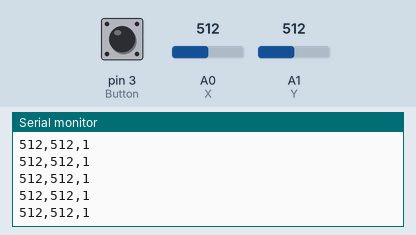
Recording of a sketch running on a simulated Arduino Uno, built with avr-gcc and run on an emulated ATmega328P. Parts: the last lines printed to the serial monitor. Inputs (shaded band) come from the test bench; at power-on: A0 (X) = 512, A1 (Y) = 512, pin 3 (Button) HIGH.

Above: at 1.2 s.
1.3 s: A0 (X) set to 716
At 1.31 s:
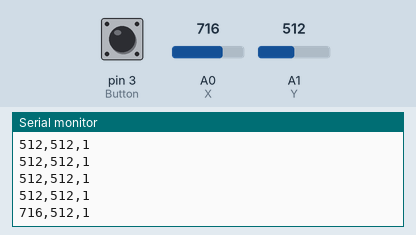
2.8 s: A1 (Y) set to 716
At 2.82 s:
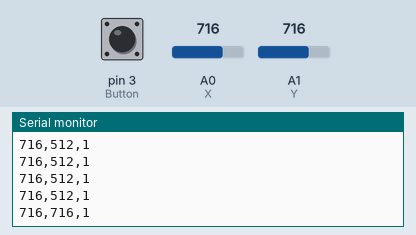
4.3 s: pin 3 (Button) pulled LOW for 0.15 s
At 4.33 s:
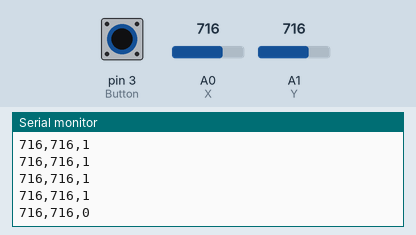
5.9 s: A0 (X) set to 900
At 5.94 s:
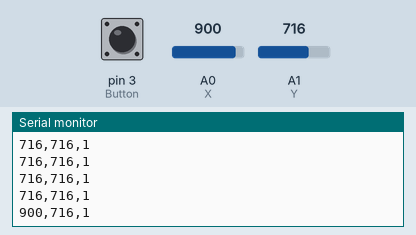
7.4 s: pin 3 (Button) pulled LOW for 1 s
At 7.45 s:
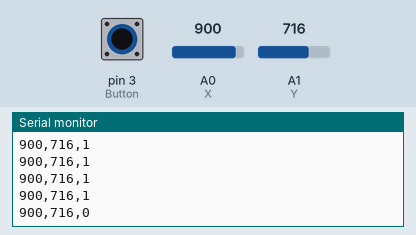
9.9 s: A1 (Y) set to 0
At 9.97 s:
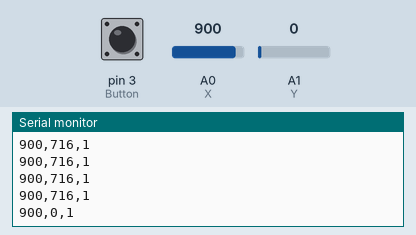
Timing chart, 0 to 12.9 s (numbered marks = the images above; inputs shaded):
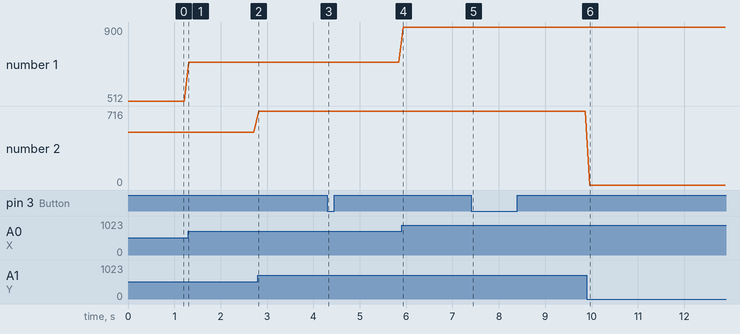

Measured:
- after the input at 1.3 s, the serial monitor: prints a new line at once (image 1)
- after the input at 2.8 s, the serial monitor: prints a new line at once (image 2)
- after the input at 4.3 s, the serial monitor: prints a new line at once (image 3)
- after the input at 5.9 s, the serial monitor: prints a new line at once (image 4)
- after the input at 7.4 s, the serial monitor: prints a new line after 0.05 s (image 5)
- after the input at 9.9 s, the serial monitor: prints a new line after 0.06 s (image 6)
- plotted number 1: 512 → 716 after the input at 1.3 s, 716 → 900 after the input at 5.9 s

The sketch:

joyStick.ino
```cpp
//define inputs and outputs
const int X = A0;
const int Y = A1;
const int Button = 3;

void setup()
{
  //button doesn't seem to work without pull-up; resistor might be missing from module
  pinMode(Button, INPUT_PULLUP);
  Serial.begin(9600);
}
void loop()
{
  int joyX, joyY, joyButton;

  joyX = analogRead(X);
  joyY = analogRead(Y);
  joyButton = digitalRead(Button);

  Serial.print(joyX ,DEC);
  Serial.print(",");
  Serial.print(joyY ,DEC);
  Serial.print(",");
  Serial.println(joyButton ,DEC);
  delay(100);
}
```
